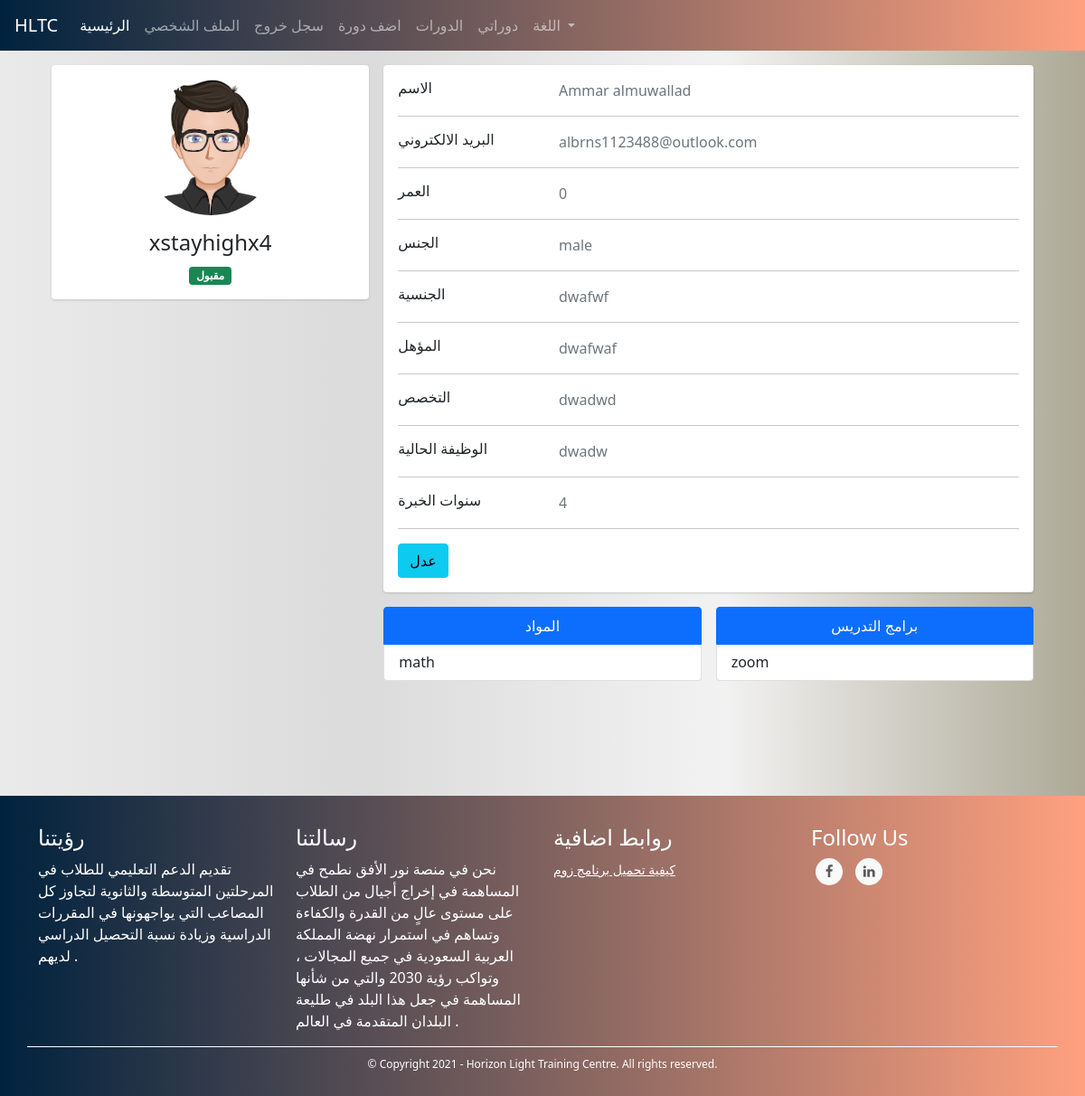
The app's page /tutors/profile (signed in), older data.
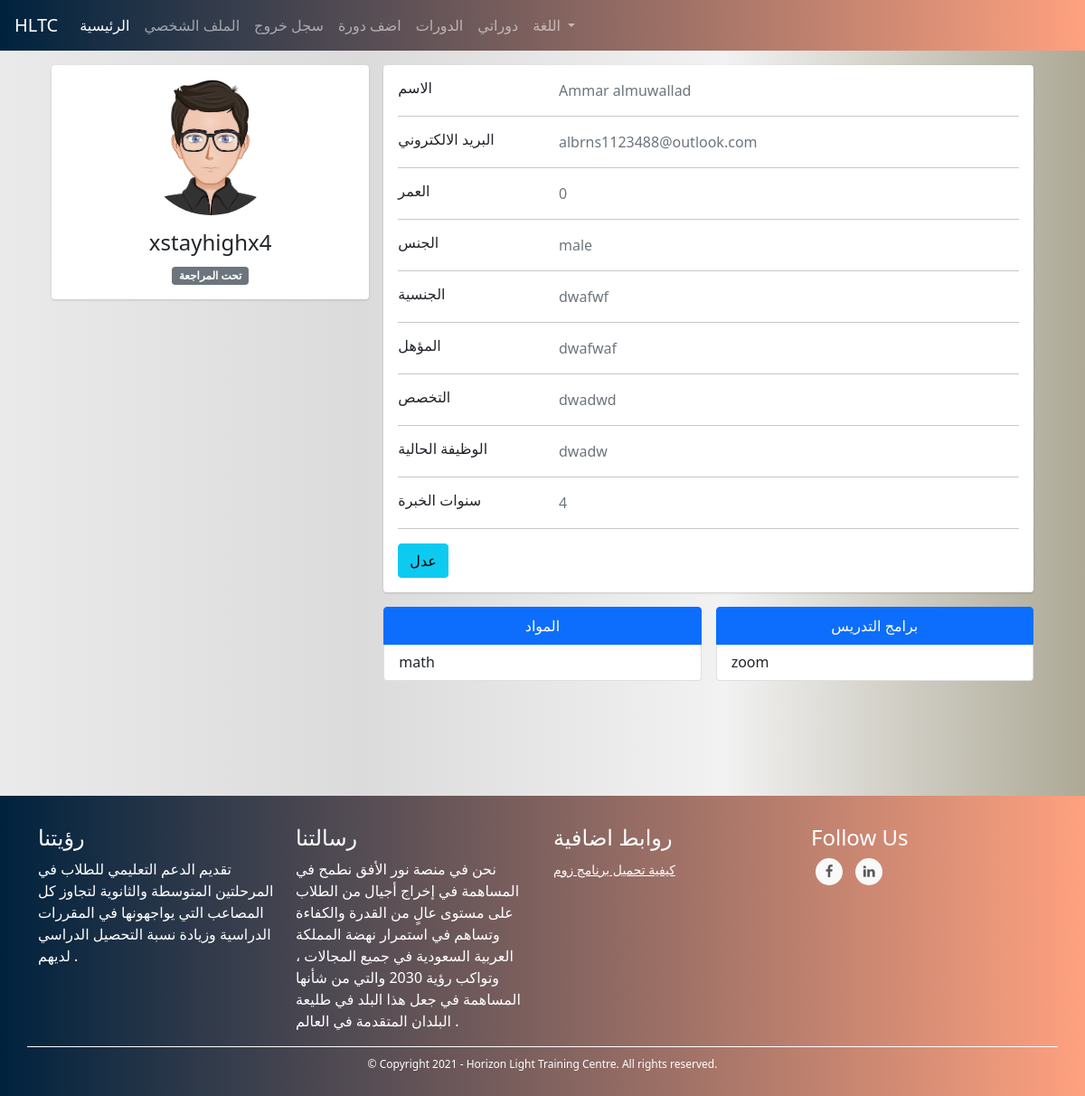
The same page, newer data.
### TUTOR/TUTORS/routes.py (the view)
@tutors_blueprint.route("/tutors/profile", methods=["GET", "POST"])
@login_required(["tutor"])
def profile():
    return render_template("tutors/new_profile.html")

### TUTOR/TUTORS/routes.py (called while the page is built)
@tutors_blueprint.context_processor
def utility_processor():
    return dict(get_language_text=LngObj.get_language_text, get_current_page_language_list=LngObj.get_current_page_language_list, languages=LANGUAGES, admin_types=ADMIN_TYPES, settings=SiteSettingsModel.instance())

### TUTOR/models.py (called while the page is built)
@login_manager.user_loader
def load_user(user_id):
    return UserModel.query.get(int(user_id))

    @property
    def full_name(self):
        return self.first_name + " " + self.last_name

    @property
    def gender(self):
        return "male" if self._gender else "female"

    @property
    def age(self):
        return int((datetime.date(datetime.utcnow()) - datetime.date(self.date_of_birth)).days / 365)

    @property
    def subjects(self):
        return json.loads(self._subjects)

    @property
    def tools_used_for_online_tutoring(self):
        return json.loads(self._tools_used_for_online_tutoring)

    @classmethod
    def instance(cls):
        return cls.query.get(1)

### TUTOR/templates/tutors/new_profile.html (shortened to what the changed rows need)
{% extends "template.html" %}
{% block content %}
<link rel="stylesheet" href="{{ url_for('static', filename='css/students/profile.css') }}">
<div class="container">
    <div class="main-body">
          <div class="row gutters-sm">
            <div class="col-md-4 mb-3">
              <div class="card">
                <div class="card-body">
                  <div class="d-flex flex-column align-items-center text-center">
                    <div class="mt-3">
                      <h4>{{ current_user.username }}</h4>
                      {% if current_user.tutor_data_model.is_accepted %}
                      <span class="badge bg-success">مقبول</span>
                      {% else %}
                      <span class="badge bg-secondary">تحت المراجعة</span>
                      {% endif %}
                    </div>
                  </div>
                </div>
              </div>
            </div>
          </div>
        </div>
    </div>
    <br><br><br><br>
{% endblock %}

Row changes from the older to the newer data that the page shows:
changed TutorDataModel "dwafwf": is_accepted True → False (drawn)
Text that changed along with them:
text no longer shown: "مقبول"
text now shown: "تحت المراجعة"
